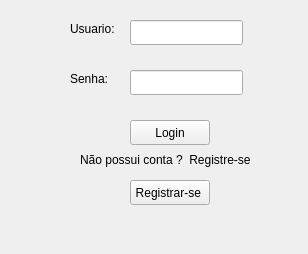
<?xml version="1.0" encoding="UTF-8"?>
<ui version="4.0">
 <class>MainWindow</class>
 <widget class="QMainWindow" name="MainWindow">
  <property name="geometry">
   <rect>
    <x>0</x>
    <y>0</y>
    <width>308</width>
    <height>254</height>
   </rect>
  </property>
  <property name="windowTitle">
   <string>UTFBox</string>
  </property>
  <widget class="QWidget" name="centralwidget">
   <widget class="QStackedWidget" name="stackedWidget">
    <property name="geometry">
     <rect>
      <x>10</x>
      <y>0</y>
      <width>291</width>
      <height>211</height>
     </rect>
    </property>
    <property name="toolTip">
     <string>&lt;html&gt;&lt;head/&gt;&lt;body&gt;&lt;p&gt;&lt;br/&gt;&lt;/p&gt;&lt;/body&gt;&lt;/html&gt;</string>
    </property>
    <property name="currentIndex">
     <number>0</number>
    </property>
    <widget class="QWidget" name="stackedWidgetPage1">
     <widget class="QLabel" name="label_2">
      <property name="geometry">
       <rect>
        <x>70</x>
        <y>150</y>
        <width>191</width>
        <height>20</height>
       </rect>
      </property>
      <property name="text">
       <string>Não possui conta ?  Registre-se</string>
      </property>
     </widget>
     <widget class="QLineEdit" name="Senha">
      <property name="geometry">
       <rect>
        <x>120</x>
        <y>70</y>
        <width>113</width>
        <height>25</height>
       </rect>
      </property>
      <property name="echoMode">
       <enum>QLineEdit::Password</enum>
      </property>
     </widget>
     <widget class="QPushButton" name="Login">
      <property name="geometry">
       <rect>
        <x>120</x>
        <y>120</y>
        <width>80</width>
        <height>25</height>
       </rect>
      </property>
      <property name="text">
       <string>Login</string>
      </property>
     </widget>
     <widget class="QLabel" name="lSenha">
      <property name="geometry">
       <rect>
        <x>60</x>
        <y>70</y>
        <width>54</width>
        <height>17</height>
       </rect>
      </property>
      <property name="text">
       <string>Senha:</string>
      </property>
     </widget>
     <widget class="QLabel" name="label">
      <property name="geometry">
       <rect>
        <x>60</x>
        <y>20</y>
        <width>54</width>
        <height>17</height>
       </rect>
      </property>
      <property name="text">
       <string>Usuario:</string>
      </property>
     </widget>
     <widget class="QPushButton" name="Registrarse">
      <property name="geometry">
       <rect>
        <x>120</x>
        <y>180</y>
        <width>80</width>
        <height>25</height>
       </rect>
      </property>
      <property name="text">
       <string>Registrar-se </string>
      </property>
     </widget>
     <widget class="QLineEdit" name="Usuario">
      <property name="geometry">
       <rect>
        <x>120</x>
        <y>20</y>
        <width>113</width>
        <height>25</height>
       </rect>
      </property>
     </widget>
    </widget>
    <widget class="QWidget" name="stackedWidgetPage2">
     <widget class="QPushButton" name="Registrar">
      <property name="geometry">
       <rect>
        <x>127</x>
        <y>160</y>
        <width>80</width>
        <height>25</height>
       </rect>
      </property>
      <property name="text">
       <string>Registrar</string>
      </property>
     </widget>
     <widget class="QLineEdit" name="RSenha">
      <property name="geometry">
       <rect>
        <x>127</x>
        <y>70</y>
        <width>113</width>
        <height>25</height>
       </rect>
      </property>
      <property name="echoMode">
       <enum>QLineEdit::Password</enum>
      </property>
     </widget>
     <widget class="QLabel" name="labelsenha">
      <property name="geometry">
       <rect>
        <x>67</x>
        <y>70</y>
        <width>54</width>
        <height>17</height>
       </rect>
      </property>
      <property name="text">
       <string>Senha:</string>
      </property>
     </widget>
     <widget class="QLineEdit" name="confSenha">
      <property name="geometry">
       <rect>
        <x>127</x>
        <y>110</y>
        <width>113</width>
        <height>25</height>
       </rect>
      </property>
      <property name="echoMode">
       <enum>QLineEdit::Password</enum>
      </property>
     </widget>
     <widget class="QLabel" name="label_3">
      <property name="geometry">
       <rect>
        <x>67</x>
        <y>20</y>
        <width>54</width>
        <height>17</height>
       </rect>
      </property>
      <property name="text">
       <string>Usuario:</string>
      </property>
     </widget>
     <widget class="QLineEdit" name="RUsuario">
      <property name="geometry">
       <rect>
        <x>127</x>
        <y>20</y>
        <width>113</width>
        <height>25</height>
       </rect>
      </property>
     </widget>
     <widget class="QLabel" name="labelconfsenha">
      <property name="geometry">
       <rect>
        <x>20</x>
        <y>110</y>
        <width>101</width>
        <height>20</height>
       </rect>
      </property>
      <property name="text">
       <string>Confirmar senha:</string>
      </property>
     </widget>
    </widget>
    <widget class="QWidget" name="page">
     <widget class="QPushButton" name="bt_logout">
      <property name="geometry">
       <rect>
        <x>100</x>
        <y>180</y>
        <width>80</width>
        <height>25</height>
       </rect>
      </property>
      <property name="text">
       <string>LogOut</string>
      </property>
     </widget>
     <widget class="QPushButton" name="bt_changedir">
      <property name="geometry">
       <rect>
        <x>60</x>
        <y>40</y>
        <width>181</width>
        <height>25</height>
       </rect>
      </property>
      <property name="text">
       <string>Alterar Pasta Compartilhada</string>
      </property>
     </widget>
     <widget class="QPushButton" name="bt_proxpage">
      <property name="geometry">
       <rect>
        <x>80</x>
        <y>110</y>
        <width>131</width>
        <height>25</height>
       </rect>
      </property>
      <property name="text">
       <string>Compartilhar arquivo</string>
      </property>
     </widget>
    </widget>
    <widget class="QWidget" name="page_2">
     <widget class="QPushButton" name="bt_compartilhar">
      <property name="geometry">
       <rect>
        <x>80</x>
        <y>130</y>
        <width>91</width>
        <height>25</height>
       </rect>
      </property>
      <property name="text">
       <string>Compartilhar</string>
      </property>
     </widget>
     <widget class="QLineEdit" name="usuarioacomp">
      <property name="geometry">
       <rect>
        <x>50</x>
        <y>50</y>
        <width>161</width>
        <height>25</height>
       </rect>
      </property>
     </widget>
     <widget class="QLabel" name="label_4">
      <property name="geometry">
       <rect>
        <x>20</x>
        <y>30</y>
        <width>271</width>
        <height>20</height>
       </rect>
      </property>
      <property name="text">
       <string>Usuario com que você quer compartilhar:</string>
      </property>
     </widget>
     <widget class="QPushButton" name="bt_selefile">
      <property name="geometry">
       <rect>
        <x>70</x>
        <y>90</y>
        <width>121</width>
        <height>25</height>
       </rect>
      </property>
      <property name="text">
       <string>Selecione o Arquivo</string>
      </property>
     </widget>
     <widget class="QPushButton" name="bt_voltar">
      <property name="geometry">
       <rect>
        <x>89</x>
        <y>180</y>
        <width>71</width>
        <height>25</height>
       </rect>
      </property>
      <property name="text">
       <string>Voltar</string>
      </property>
     </widget>
    </widget>
   </widget>
   <widget class="QLabel" name="label_warning">
    <property name="geometry">
     <rect>
      <x>20</x>
      <y>220</y>
      <width>271</width>
      <height>20</height>
     </rect>
    </property>
    <property name="text">
     <string/>
    </property>
   </widget>
  </widget>
 </widget>
 <resources/>
 <connections/>
</ui>
